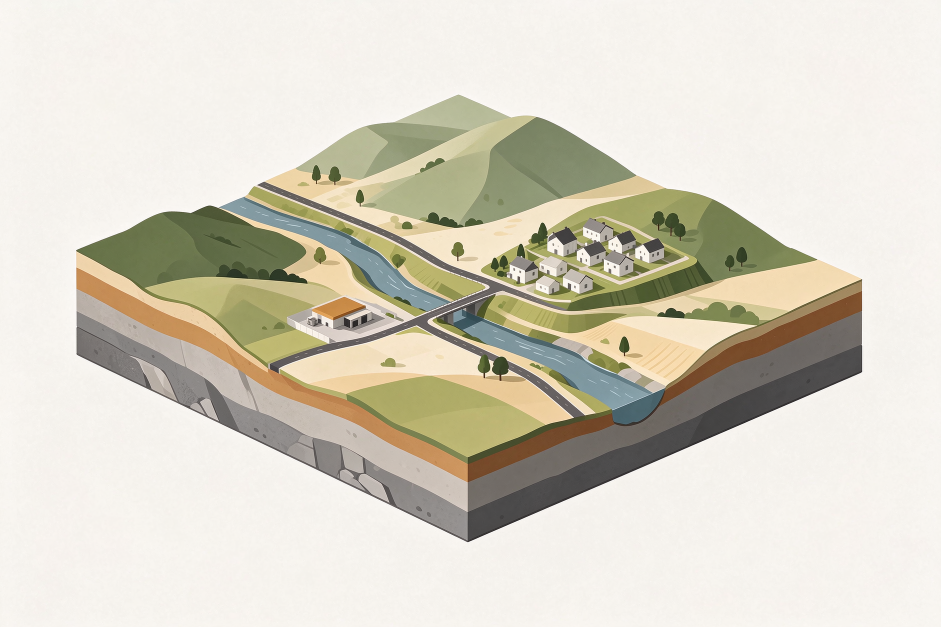
#> input picture figures/scenario_ai/before_flat.png, 1881 x 1254 px (shown at 1/2 size)
$ python gen_fig_scene_shared_v2.py
#> lines starting #> are read from the running program, lines starting #| are printed output that depends on the picture; after the words box and inside, x2 and y2 are one past the last pixel; in counts of white or black regions, pixels touching at a corner belong together
"""Option 1 Figure 1: flat axonometric cutaway with margin callouts.

Substrate: flat-vector-look isometric scene (no embedded text).
Labels: vector text in the white margins, with thin leader lines; no
white label plates over the drawing.
"""

from __future__ import annotations

from pathlib import Path

import matplotlib as mpl
mpl.use("Agg")
import matplotlib.pyplot as plt
import numpy as np
from PIL import Image
from matplotlib.patches import Circle
from scipy import ndimage

ROOT = Path(__file__).resolve().parent
SUB = ROOT / "scenario_ai"
OUT = ROOT / "scenario_options"
OUT.mkdir(exist_ok=True)

INK = "#24313A"
WATER = "#2E5F77"
ALERT = "#A5433B"
AMBER = "#96551F"

mpl.rcParams.update({
    "font.family": "sans-serif",
    "font.sans-serif": ["Arial", "Helvetica", "DejaVu Sans"],
    "font.size": 5.8,
    "pdf.fonttype": 42,
    "ps.fonttype": 42,
})


def leader(ax, text, xytext, xy, color=INK, fontsize=5.8, ha="left", va="center"):
    ax.annotate(
        text, xy=xy, xytext=xytext,
        ha=ha, va=va, fontsize=fontsize, color=color, zorder=8,
        linespacing=1.15,
        arrowprops=dict(arrowstyle="-|>", color=color, lw=0.50,
                        shrinkA=2.0, shrinkB=2.5, mutation_scale=4.5),
    )


def _white_background(image_path):
    """Replace the border-connected off-white paper with pure white."""
    im = Image.open(image_path).convert("RGB")
    arr = np.array(im).astype(np.int16)
    near = (arr.min(axis=2) >= 224) & ((arr.max(axis=2) - arr.min(axis=2)) <= 16)
    lab, n = ndimage.label(near)
    border = np.concatenate([lab[0, :], lab[-1, :], lab[:, 0], lab[:, -1]])
    ids = set(np.unique(border)) - {0}
    mask = np.isin(lab, list(ids))
    arr[mask] = 255
    return Image.fromarray(arr.astype(np.uint8))


def draw_panel(ax, image_path, state):
    im = _white_background(image_path)
    w, h = im.size
    ax.imshow(im, extent=(0, w, h, 0), interpolation="lanczos", zorder=1)
    ax.set_xlim(0, w)
    ax.set_ylim(h, 0)
    ax.set_aspect("equal")
    ax.axis("off")

    if state == "before":
        leader(ax, "channel $W_0$", (80, 150), (575, 462), color=WATER)
        leader(ax, "terrace settlement", (1345, 150), (1235, 505), color=INK)
        leader(ax, "depot", (90, 610), (648, 620), color=AMBER)
        leader(ax, "valley road", (865, 1180), (1045, 752), color=INK)
    else:
        leader(ax, "new inundation $F$", (1465, 1180), (1282, 568), color=WATER)
        leader(ax, "road cut", (790, 1180), (835, 655), color=ALERT)
        # clean ring around the washed-out road segment
        ax.add_patch(Circle((838, 655), 28, fill=False, edgecolor=ALERT,
                            lw=0.85, zorder=9))
        leader(ax, "island village\nboat only", (1040, 115), (1130, 485), color=INK)


def main():
    fig_w_mm, panel_w_mm, gutter_mm, side_mm = 183.0, 89.0, 3.0, 1.0
    w, h = Image.open(SUB / "before_flat.png").size
#> w = 1881; h = 1254
    panel_h_mm = panel_w_mm * h / w
#> panel_h_mm = 59.33
    top_mm, bottom_mm = 4.0, 1.5
    fig_h_mm = top_mm + panel_h_mm + bottom_mm
#> fig_h_mm = 64.83

    fig = plt.figure(figsize=(fig_w_mm / 25.4, fig_h_mm / 25.4))
    fig.patch.set_facecolor("white")
    for i, (fname, letter, title, state) in enumerate([
        ("before_flat.png", "a", "Before the flood", "before"),
        ("after_flat.png", "b", "During the flood", "after"),
    ]):
        x_mm = side_mm + i * (panel_w_mm + gutter_mm)
        ax = fig.add_axes([x_mm / fig_w_mm, bottom_mm / fig_h_mm,
                          panel_w_mm / fig_w_mm, panel_h_mm / fig_h_mm])
        draw_panel(ax, SUB / fname, state)
#> in _white_background, im is the input picture: PIL image 1881x1254 RGB; mean R, G, B 215.3, 210.8, 196.4
#> in _white_background, `near = (arr.min(axis=2) >= 224) & ((arr.max(axis=2) - arr.min(axis=2))..`:
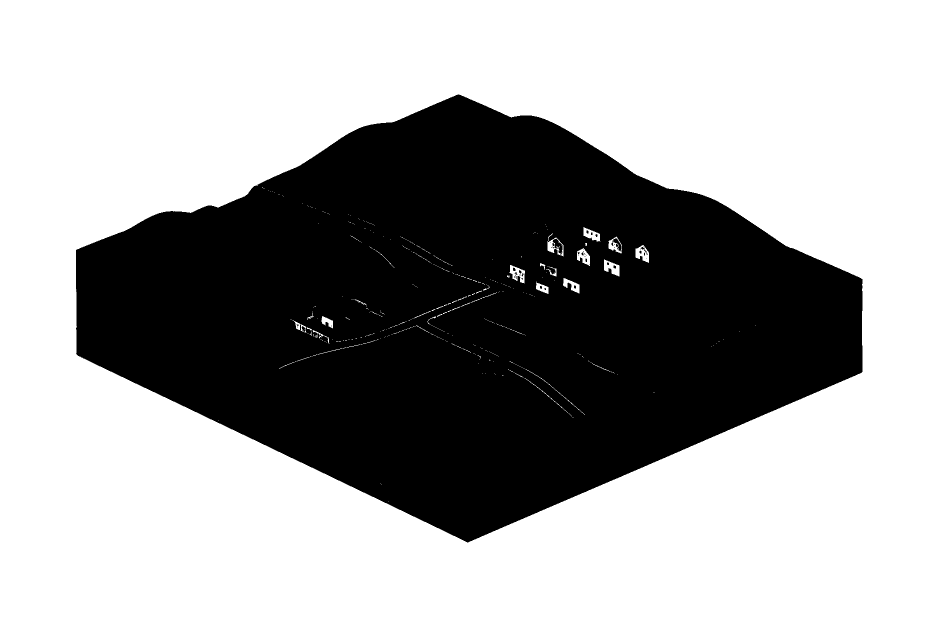
#> near: shape (1254, 1881) bool (shown at 1/2 size); 63.7% white; 50 black regions (39 under 20 px), largest, box (x1, y1, x2, y2) and area: (152, 189, 1725, 1085) 855762, (1105, 477, 1125, 510) 315, (1224, 477, 1242, 503) 192
#> in _white_background, `lab, n = ndimage.label(near)`:
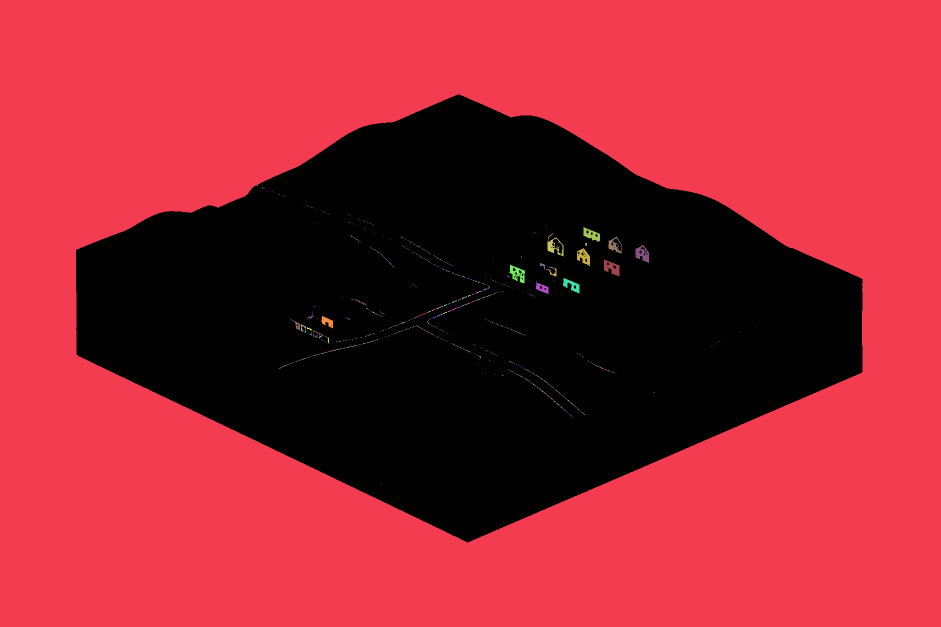
#> lab: shape (1254, 1881) int32 (shown at 1/2 size); 902 distinct labels, from 0 to 901; one colour per label, 0 black
#> in _white_background, `lab, n = ndimage.label(near)`: n = 901
#> in _white_background, `border = np.concatenate([lab[0, :], lab[-1, :], lab[:, 0], lab[:, -1]])`: border = 6270 values from 1 to 1
#> in _white_background, `ids = set(np.unique(border)) - {0}`: ids = 1 item
#> in _white_background, `mask = np.isin(lab, list(ids))`:
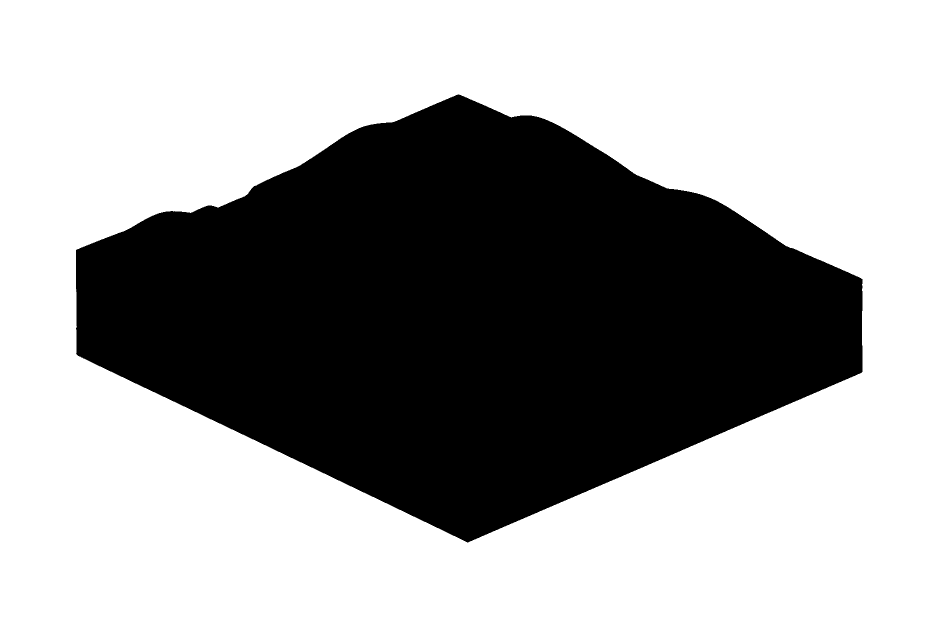
#> mask: shape (1254, 1881) bool (shown at 1/2 size); 63.4% white; 1 black region, box (x1, y1, x2, y2) and area: (152, 189, 1725, 1085) 863744
        fig.text((x_mm + 1.0) / fig_w_mm,
                 (bottom_mm + panel_h_mm + 2.0) / fig_h_mm,
                 letter, fontsize=8.5, fontweight="bold", color=INK, va="center")
        fig.text((x_mm + 5.0) / fig_w_mm,
                 (bottom_mm + panel_h_mm + 2.0) / fig_h_mm,
                 title, fontsize=7.0, fontweight="bold", color=INK, va="center")
#> pass 2 of the loop in main, `for i, (fname, letter, title, state) in enumerate([`:
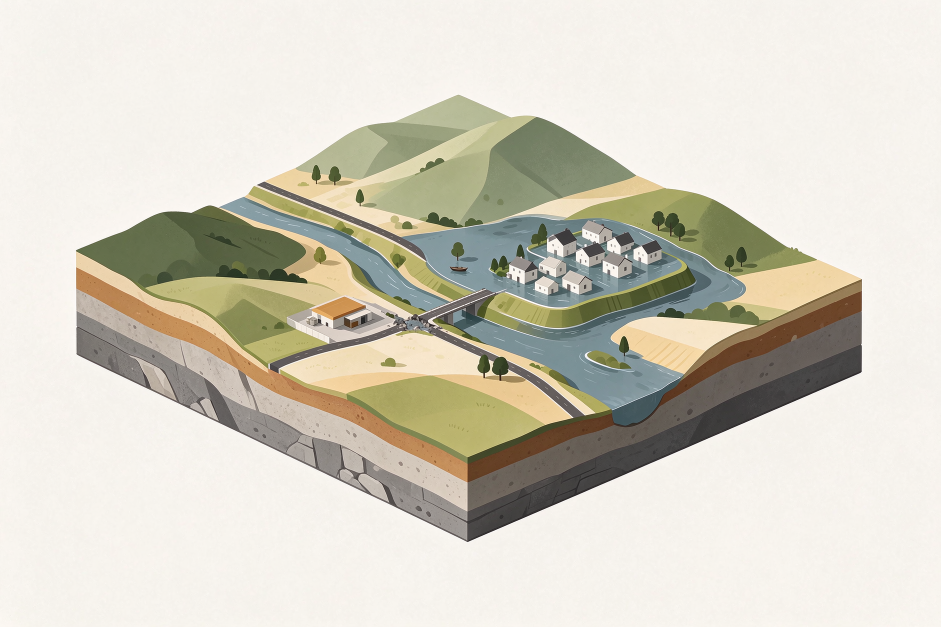
#> input picture figures/scenario_ai/after_flat.png, 1881 x 1254 px (shown at 1/2 size)
#> in _white_background, im is the input picture: PIL image 1881x1254 RGB; mean R, G, B 212.1, 208.2, 194.8
#> near: shape (1254, 1881) bool; 63.8% white; 30 black regions (23 under 20 px), largest, box (x1, y1, x2, y2) and area: (151, 189, 1724, 1084) 853860, (1105, 540, 1110, 550) 28, (1026, 536, 1030, 543) 22
#> in _white_background (call 2), `lab, n = ndimage.label(near)`:
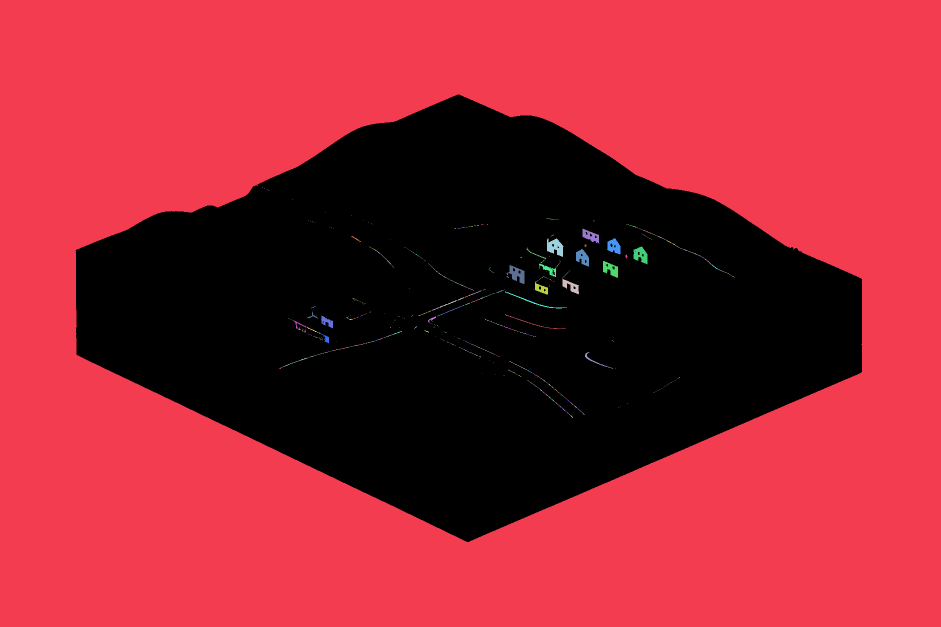
#> lab: shape (1254, 1881) int32 (shown at 1/2 size); 782 distinct labels, from 0 to 781; one colour per label, 0 black
#> n = 781
#> in _white_background (call 2), `mask = np.isin(lab, list(ids))`:
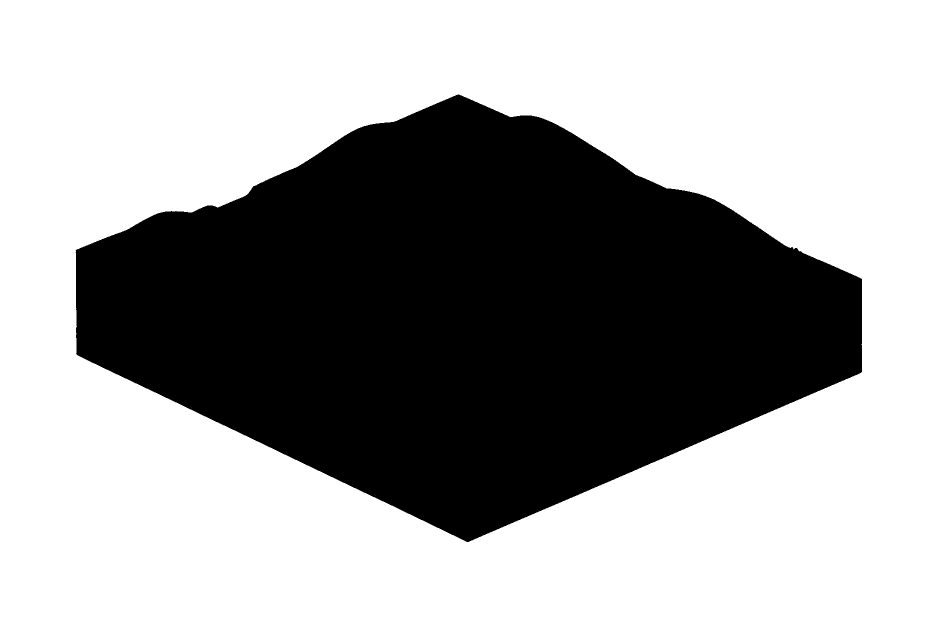
#> mask: shape (1254, 1881) bool (shown at 1/2 size); 63.4% white; 1 black region, box (x1, y1, x2, y2) and area: (151, 189, 1724, 1084) 863036

    out_pdf = OUT / "scene_shared_v2.pdf"
    out_png = OUT / "scene_shared_v2_preview.png"
    fig.savefig(out_pdf, dpi=600, facecolor="white")
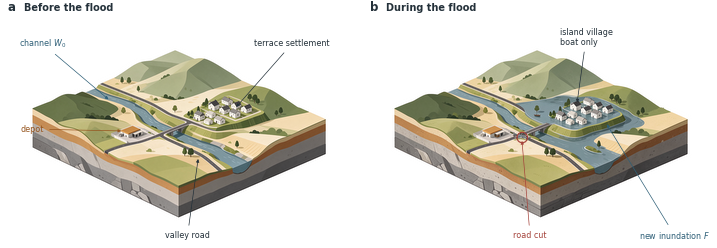
#> figure drawn by matplotlib, 2 panels
    fig.savefig(out_png, dpi=300, facecolor="white")
    print("wrote", out_pdf, out_png)


if __name__ == "__main__":
    main()
